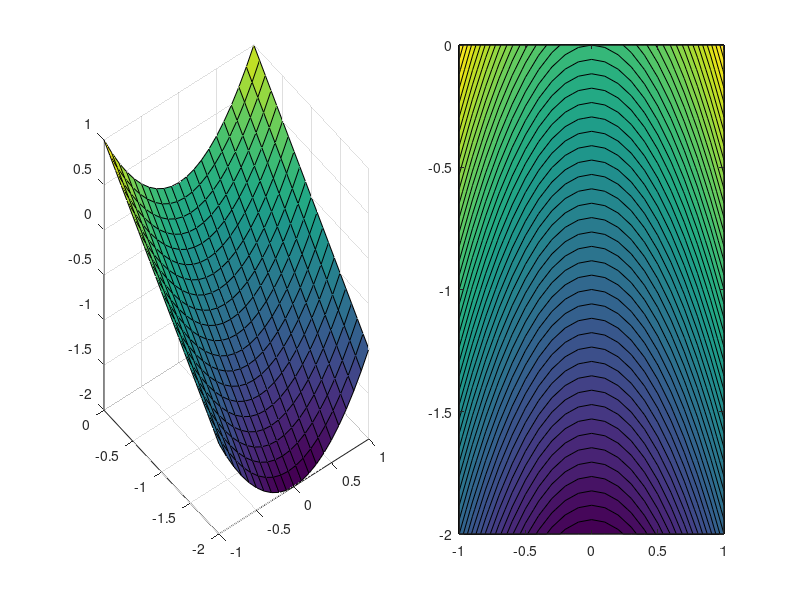

MATLAB code for this plot:
clear variables;
clc;
close all;

x=-1:0.1:1;
y=-2:0.1:0;

% for i=1:length(x)
%     for j=1:length(y)
%         z(j,i)=x(i).^2+y(j).^1;
%     end
% end
% 
% surf(x,y,z);

[X,Y]=meshgrid(x,y);
z=X.^2+Y;
figure('Position', get(0,'ScreenSize'), 'Color', [1,1,1]);
subplot(1,2,1)
surf(x,y,z);
subplot(1,2,2)
contourf(x,y,z,50);




